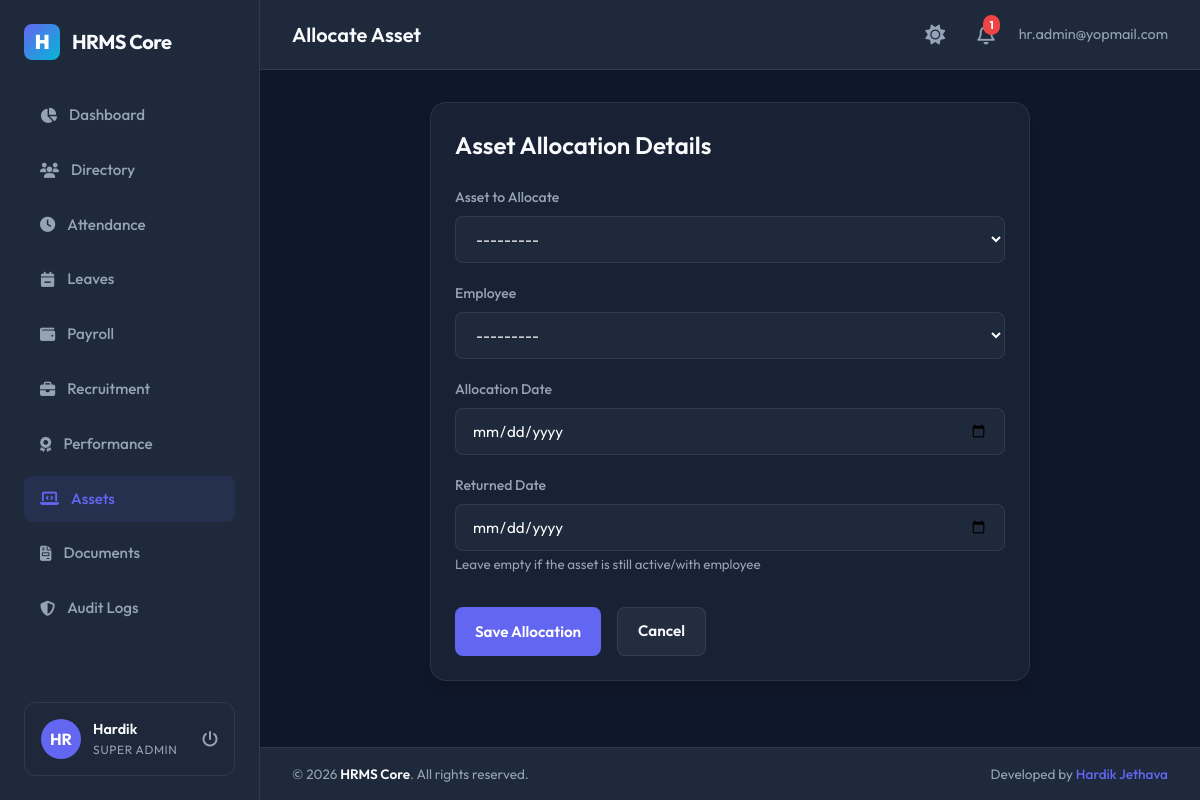
The app's page /assets/allocate/ (signed in) with its own data.
### apps/accounts/models.py (models this page shows, shortened)
class User(AbstractBaseUser, PermissionsMixin, TimeStampedModel):
    ROLE_CHOICES = (
        ('Super Admin', 'Super Admin'),
        ('HR Manager', 'HR Manager'),
        ('Department Manager', 'Department Manager'),
        ('Employee', 'Employee'),
    )
    email = models.EmailField(unique=True)
    employee_code = models.CharField(max_length=50, unique=True, null=True, blank=True)
    role = models.CharField(max_length=30, choices=ROLE_CHOICES, default='Employee')
    is_active = models.BooleanField(default=True)
    is_staff = models.BooleanField(default=False)
    objects = UserManager()
    USERNAME_FIELD = 'email'
    REQUIRED_FIELDS = []

### apps/employees/models.py (models this page shows)
class Employee(TimeStampedModel):
    GENDER_CHOICES = (
        ('Male', 'Male'),
        ('Female', 'Female'),
        ('Other', 'Other'),
    )
    EMPLOYMENT_TYPE_CHOICES = (
        ('Full Time', 'Full Time'),
        ('Part Time', 'Part Time'),
        ('Contract', 'Contract'),
        ('Intern', 'Intern'),
    )
    EMPLOYMENT_STATUS_CHOICES = (
        ('Active', 'Active'),
        ('Probation', 'Probation'),
        ('Notice Period', 'Notice Period'),
        ('Resigned', 'Resigned'),
        ('Terminated', 'Terminated'),
    )
    user = models.OneToOneField(
        settings.AUTH_USER_MODEL,
        on_delete=models.CASCADE,
        related_name='employee_profile'
    )
    employee_id = models.CharField(max_length=50, unique=True)
    first_name = models.CharField(max_length=50)
    last_name = models.CharField(max_length=50)
    personal_email = models.EmailField(unique=True)
    phone = models.CharField(max_length=20, blank=True)
    date_of_birth = models.DateField(null=True, blank=True)
    gender = models.CharField(max_length=10, choices=GENDER_CHOICES, blank=True)
    joining_date = models.DateField()
    employment_type = models.CharField(max_length=30, choices=EMPLOYMENT_TYPE_CHOICES, default='Full Time')
    employment_status = models.CharField(max_length=30, choices=EMPLOYMENT_STATUS_CHOICES, default='Active')
    designation = models.CharField(max_length=100)
    department = models.ForeignKey(
        'departments.Department',
        on_delete=models.SET_NULL,
        null=True,
        blank=True,
        related_name='employees'
    )
    manager = models.ForeignKey(
        'self',
        on_delete=models.SET_NULL,
        null=True,
        blank=True,
        related_name='subordinates'
    )
    address = models.TextField(blank=True)
    city = models.CharField(max_length=100, blank=True)
    state = models.CharField(max_length=100, blank=True)
    country = models.CharField(max_length=100, blank=True)
    postal_code = models.CharField(max_length=20, blank=True)
    profile_picture = models.ImageField(upload_to='profile_pics/', null=True, blank=True)
    def __str__(self):
        return f"{self.first_name} {self.last_name} ({self.employee_id})"

### apps/assets/views.py (the view)
# urls.py: path('allocate/', views.asset_allocate, name='asset_allocate'),
@login_required
def asset_allocate(request, pk=None):
    if not is_hr_or_admin(request.user):
        return HttpResponseForbidden("Not authorized.")
    allocation = get_object_or_404(AssetAllocation, pk=pk) if pk else None
    if request.method == 'POST':
        form = AssetAllocationForm(request.POST, instance=allocation)
        if form.is_valid():
            alloc = form.save()
            asset = alloc.asset
            if alloc.returned_date:
                asset.status = 'Available'
            else:
                asset.status = 'Allocated'
            asset.save()
            messages.success(request, "Asset allocation saved.")
            return redirect('asset_list')
    else:
        form = AssetAllocationForm(instance=allocation)
    return render(request, 'assets/allocation_form.html', {
        'form': form,
        'title': 'Edit Allocation' if pk else 'Allocate Asset'
    })

### apps/assets/forms.py
class AssetAllocationForm(forms.ModelForm):
    class Meta:
        model = AssetAllocation
        fields = ['asset', 'employee', 'allocated_date', 'returned_date']
        widgets = {
            'asset': forms.Select(attrs={'class': 'form-control', 'id': 'alloc_asset'}),
            'employee': forms.Select(attrs={'class': 'form-control', 'id': 'alloc_emp'}),
            'allocated_date': forms.DateInput(attrs={'class': 'form-control', 'type': 'date', 'id': 'alloc_date'}),
            'returned_date': forms.DateInput(attrs={'class': 'form-control', 'type': 'date', 'id': 'return_date'}),
        }

### apps/assets/views.py (called while the page is built)
def is_hr_or_admin(user):
    return user.role in ('Super Admin', 'HR Manager')

### templates/assets/allocation_form.html (shortened to what this page needs)
{% extends 'base.html' %}
{% block page_header %}{{ title }}{% endblock %}
{% block content %}
<div style="max-width: 600px; margin: 0 auto;">
    <div class="card">
        <h2 style="font-size: 1.5rem; margin-bottom: 1.5rem; font-weight: 600;">Asset Allocation Details</h2>
        <form method="POST">
            <div class="form-group">
                <label class="form-label" for="alloc_asset">Asset to Allocate</label>
                {{ form.asset }}
            </div>
            <div class="form-group">
                <label class="form-label" for="alloc_emp">Employee</label>
                {{ form.employee }}
            </div>
            <div class="form-group">
                <label class="form-label" for="alloc_date">Allocation Date</label>
                {{ form.allocated_date }}
            </div>
            <div class="form-group" style="margin-bottom: 2rem;">
                <label class="form-label" for="return_date">Returned Date</label>
                {{ form.returned_date }}
                <small style="color: var(--text-secondary); display: block; margin-top: 0.25rem;">Leave empty if the asset is still active/with employee</small>
            </div>
            <div style="display: flex; gap: 1rem;">
                <button type="submit" class="btn btn-primary" id="btn_save_alloc">Save Allocation</button>
                <a href="{% url 'asset_list' %}" class="btn btn-secondary" id="btn_cancel_alloc">Cancel</a>
            </div>
        </form>
    </div>
</div>
{% endblock %}

### templates/base.html (shortened to what this page needs)
{% load static %}
<!DOCTYPE html>
<html lang="en">
<head>
    <link rel="stylesheet" href="https://cdnjs.cloudflare.com/ajax/libs/font-awesome/6.4.0/css/all.min.css">
    <link rel="stylesheet" href="{% static 'css/styles.css' %}">
</head>
<body>
    <div class="app-container">
        {% if user.is_authenticated %}
        <aside class="sidebar">
            <div class="brand-section">
                <div class="brand-logo">H</div>
                <span>HRMS Core</span>
            </div>
            <nav style="flex-grow: 1;">
                <ul class="menu-list">
                    <li class="menu-item {% if request.resolver_match.url_name == 'dashboard' %}active{% endif %}">
                        <a href="{% url 'dashboard' %}">
                            <i class="fa-solid fa-chart-pie"></i>
                            <span>Dashboard</span>
                        </a>
                    </li>
                    <li class="menu-item {% if '/employees/' in request.path %}active{% endif %}">
                        <a href="{% url 'employee_list' %}">
                            <i class="fa-solid fa-users"></i>
                            <span>Directory</span>
                        </a>
                    </li>
                    <li class="menu-item {% if '/attendance/' in request.path %}active{% endif %}">
                        <a href="{% url 'attendance_list' %}">
                            <i class="fa-solid fa-clock"></i>
                            <span>Attendance</span>
                        </a>
                    </li>
                    <li class="menu-item {% if '/leaves/' in request.path %}active{% endif %}">
                        <a href="{% url 'leave_list' %}">
                            <i class="fa-solid fa-calendar-minus"></i>
                            <span>Leaves</span>
                        </a>
                    </li>
                    <li class="menu-item {% if '/payroll/' in request.path %}active{% endif %}">
                        <a href="{% url 'payroll_list' %}">
                            <i class="fa-solid fa-wallet"></i>
                            <span>Payroll</span>
                        </a>
                    </li>
                    {% if user.role == 'Super Admin' or user.role == 'HR Manager' %}
                    <li class="menu-item {% if '/recruitment/' in request.path %}active{% endif %}">
                        <a href="{% url 'recruitment_list' %}">
                            <i class="fa-solid fa-briefcase"></i>
                            <span>Recruitment</span>
                        </a>
                    </li>
                    {% endif %}
                    <li class="menu-item {% if '/performance/' in request.path %}active{% endif %}">
                        <a href="{% url 'performance_list' %}">
                            <i class="fa-solid fa-award"></i>
                            <span>Performance</span>
                        </a>
                    </li>
                    <li class="menu-item {% if '/assets/' in request.path %}active{% endif %}">
                        <a href="{% url 'asset_list' %}">
                            <i class="fa-solid fa-laptop-code"></i>
                            <span>Assets</span>
                        </a>
                    </li>
                    <li class="menu-item {% if '/documents/' in request.path %}active{% endif %}">
                        <a href="{% url 'document_list' %}">
                            <i class="fa-solid fa-file-invoice"></i>
                            <span>Documents</span>
                        </a>
                    </li>
                    {% if user.role == 'Super Admin' %}
                    <li class="menu-item {% if '/auditlogs/' in request.path %}active{% endif %}">
                        <a href="{% url 'audit_list' %}">
                            <i class="fa-solid fa-shield-halved"></i>
                            <span>Audit Logs</span>
                        </a>
                    </li>
                    {% endif %}
                </ul>
            </nav>
            <div class="user-profile-widget">
                <div class="user-avatar">
                    {% if user.employee_profile.profile_picture %}
                        <img src="{{ user.employee_profile.profile_picture.url }}" alt="Profile Pic">
                    {% else %}
                        <span>{{ user.email|slice:":2"|upper }}</span>
                    {% endif %}
                </div>
                <div class="user-info">
                    <span class="user-name">{{ user.employee_profile.first_name|default:"User" }}</span>
                    <span class="user-role">{{ user.role }}</span>
                </div>
                <a href="{% url 'logout' %}" style="margin-left: auto; color: var(--text-secondary);" title="Sign Out">
                    <i class="fa-solid fa-power-off"></i>
                </a>
            </div>
        </aside>
        {% endif %}
        <main class="main-content">
            {% if user.is_authenticated %}
            <header class="top-navbar">
                <div class="page-title">
                    {% block page_header %}HR Management System{% endblock %}
                </div>
                <div class="navbar-actions">
                    <button id="theme-toggle" style="background: none; border: none; font-size: 1.25rem; color: var(--text-secondary); cursor: pointer; transition: var(--transition-all); margin-right: 0.5rem; display: flex; align-items: center;" title="Toggle Light/Dark Theme">
                        <i class="fa-solid fa-sun" id="theme-toggle-icon"></i>
                    </button>
                    <div class="notification-badge" onclick="location.href='{% url 'notification_list' %}'">
                        <i class="fa-regular fa-bell"></i>
                        <span class="badge-count" id="unread-count">0</span>
                    </div>
                    <span style="font-size: 0.9rem; color: var(--text-secondary)">
                        {{ user.email }}
                    </span>
                </div>
            </header>
            {% endif %}
            <div class="content-frame">
                {% block content %}{% endblock %}
            </div>
            {% if user.is_authenticated %}
            <footer class="app-footer">
                <div class="footer-copyright">
                    &copy; {% now "Y" %} <span>HRMS Core</span>. All rights reserved.
                </div>
                <div class="footer-author">
                    Developed by <a href="https://github.com/hardikjethava-dev" target="_blank" rel="noopener noreferrer">Hardik Jethava</a>
                </div>
            </footer>
            {% endif %}
        </main>
    </div>
</body>
</html>

### records on screen
User: email "HR", employee_profile.first_name "Hardik", role "SUPER ADMIN", email "hr.admin@yopmail.com"
Employee: employee "---------"

### other values on screen
{{ title }} "Allocate Asset"
